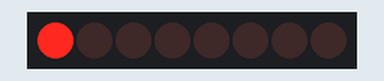
The sketch below on a simulated Arduino Uno, built with avr-gcc and run on an emulated ATmega328P. Parts: 8 shift-register outputs drawn as a row of LEDs (first output left, lit = HIGH). Wiring (inferred from the names in the program): shift register (74HC595): data pin 4; shift clock pin 6; latch pin 5. Wiring (inferred from the signals the program sends): row of LEDs: on Q0, Q1, Q2, Q3, Q4, Q5, Q6, Q7.

Above: at 0.6 s.
At 5.1 s:
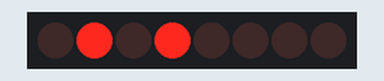
At 10.1 s:
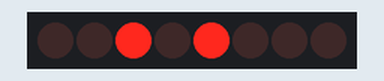
At 20.1 s:
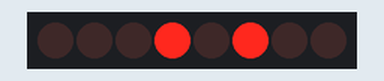
At 30.1 s:
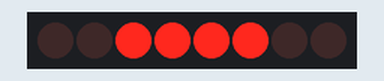
At 39.75 s:
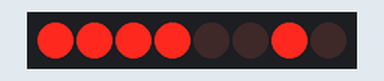
Timing chart, 0 to 40.0 s (numbered marks = the images above):
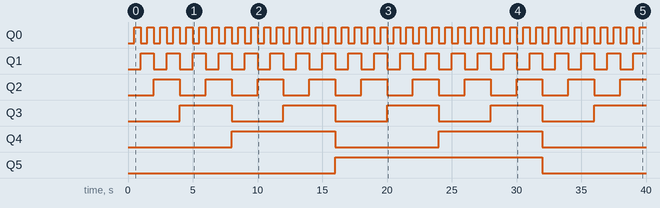

Measured:
- by itself, Q0: alternates HIGH for 0.50 s and LOW for 0.50 s
- by itself, Q1: alternates HIGH for 1.0 s and LOW for 1.0 s
- by itself, Q2: alternates HIGH for 2.0 s and LOW for 2.0 s
- by itself, Q3: alternates HIGH for 4.0 s and LOW for 4.0 s
- by itself, Q4: alternates HIGH for 8.0 s and LOW for 8.0 s
- by itself, Q5: LOW → HIGH at 16.0 s, → LOW 16.0 s later

The sketch:

shift_register.ino
```cpp
// ST_CP pin 12
const int latchPin = 5;
// SH_CP pin 11
const int clockPin = 6;
// DS pin 14
const int dataPin = 4;

// Variable to hold the pattern of which LEDs are currently on or off
byte leds = 0;


void setup() {
  // put your setup code here, to run once:
  pinMode(latchPin, OUTPUT);
  pinMode(dataPin, OUTPUT);
  pinMode(clockPin, OUTPUT);

}

void loop() {
  // put your main code here, to run repeatedly:
  // leds = 0;  // Initially turns all the LEDs off, by giving the variable 'leds' the value 0
  // updateShiftRegister();
  // delay(500);
  // for (int i = 0; i < 8; i++)  // Turn all the LEDs ON one by one.
  // {
  //   bitSet(leds, i);  // Set the bit that controls that LED in the variable 'leds'
  //   updateShiftRegister();
  //   delay(500);
  // }


  ///////////////////////////////////////////////////////////
  for (int numberToDisplay = 0; numberToDisplay < 256; numberToDisplay++) {

    // ST_CP LOW to keep LEDs from changing while reading serial data
    digitalWrite(latchPin, LOW);

    // Shift out the bits
    shiftOut(dataPin, clockPin, MSBFIRST, numberToDisplay);

    // ST_CP HIGH change LEDs
    digitalWrite(latchPin, HIGH);

    delay(500);
  }

}

// /*
//  This function sets the latchPin to low, then calls the Arduino function 'shiftOut' to shift out contents of variable 'leds' in the shift register before putting the 'latchPin' high again.
//  */
// void updateShiftRegister() {
//   digitalWrite(latchPin, LOW);
//   shiftOut(dataPin, clockPin, LSBFIRST, leds);
//   digitalWrite(latchPin, HIGH);
// }
```
